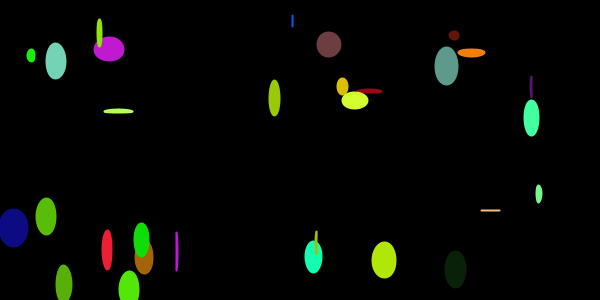
Frame 1 (no input)
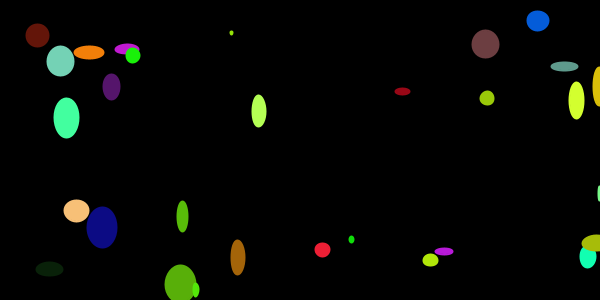
Frame 60 (the mouse pressed at the canvas centre just before this capture)
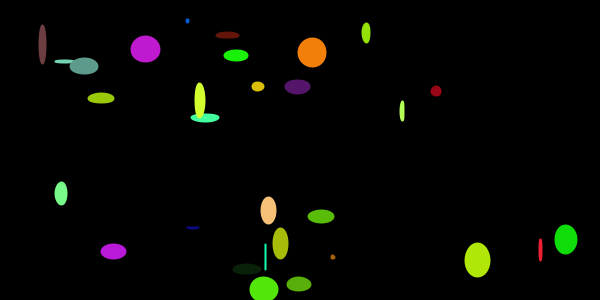
Frame 120 (the mouse held since frame 60 and released just before this capture)

The Processing sketch that drew these frames (run headless with seeded random() and noise(); from frame 60 on, the mouse is pressed at the canvas centre):

// Processing sketch: processing_41560
// ── processing_41560.pde

// creation of 2 classes bomb and blast controlling the moving circular
// bombs and blast of triangles when clicked on the bomb i.e the eleipses
Bomb [] myBomb = new Bomb[30];
Blast [] myBlast = new Blast[120];
color ctemp;
// boolean to control the clicking on just the bomb to trigger the action on bursting squares
Boolean blast;

void setup() {
  size(600, 300);
  colorMode(RGB, 100);

  blast = false;

  for (int a=0;a < myBomb.length;a++) {
    ctemp = color(random(100), random(150), random(200));
    myBomb[a] = new Bomb(ctemp, random(width), random(height), random(5));
  }
}
// the main function of the program with referencing to the class constructed below
void draw() {
  background(0);
  for (int a=0;a < myBomb.length;a++) {
    myBomb[a].update();
    myBomb[a].display();
  }
  if (blast) {
    for (int a=0;a < myBlast.length;a++) {
      myBlast[a].update();
      myBlast[a].display();
    }
  }
  hit();
}

//creation of constructor for the ellipses across the screen
class Bomb {
  color c;
  float xpos;
  float ypos;
  float speed;
  Bomb(color tempC, float tempXpos, float tempYpos, float tempSpeed) {
    c = tempC+10;
    xpos=tempXpos;
    ypos=tempYpos;
    speed=tempSpeed;
  }

  void display() {
    stroke(c);
    strokeWeight(2);
    fill(c);
    ellipse(xpos, ypos, random(30), random(40));
  }
  void update() {// updating the position of the ellipses so that it can move across the screen
    xpos= xpos+speed;
    if (xpos>width) {
      xpos=0;
    }
  }
}

// creation of constructor for the squares particles
class Blast {

  float x;
  float y;
  float xv, yv;
  Blast(float x_, float y_, float xv_, float yv_) {
    x = x_;
    y = y_;
    xv = xv_;
    yv = yv_;
  }
  void update() {
    x = x + xv;
    y = y + yv;
  }
  void display() {
    fill(0); 
    stroke(12, 109, 167);
    strokeWeight(4);
    rect(x, y, 10, 10);
  }
}

void hit() {
  if (mousePressed) {
    // conditionalfunction for triggering the squares when clicked on the colored ellipses 
    // the boolean doesnt hold true when clicked on the black background
    color temp = get(mouseX, mouseY);
    color black = color(0, 0, 0);
    if (temp != black) {
      blast = true;
      for (int a=0;a < myBlast.length;a++) {
        myBlast[a]= new Blast(mouseX, mouseY, random(-5, 5), random(-5, 5));
      }
    }
  }
}
